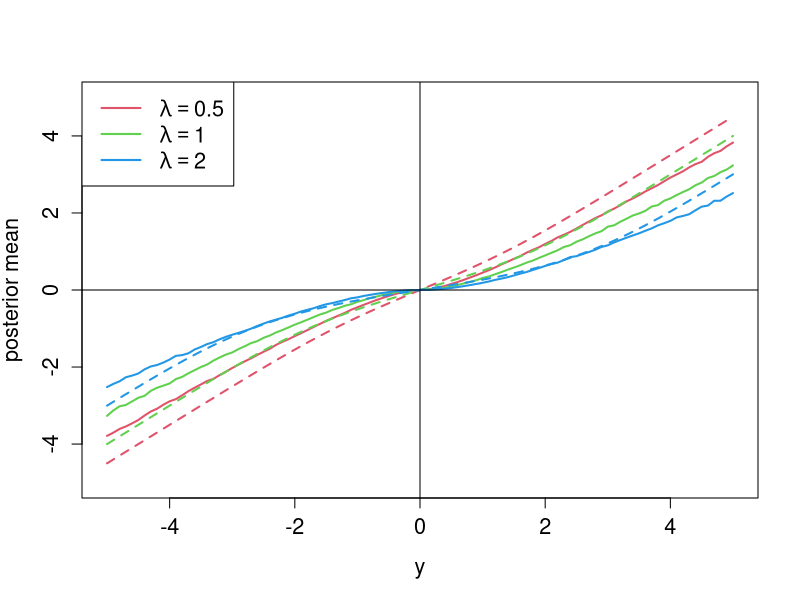

The R script that drew this image:
# Normal Means
# Setting: 1 parameter "theta" and 1 observation "y",
# y = theta + N(0,1)
# theta has a lasso prior

# exact WBB solution
WBB = function(w1,w2,y,lambda) (y - lambda*w2/w1*sign(y))*(lambda*w2/w1<abs(y))

# calculate "posterior mean" by WBB
post.mean = function(y,N,lambda)
{
  w1 = rexp(N)
  w2 = rexp(N)
  bootstrap = NULL 
  
  for(i in 1:N)
  {
    bootstrap[i] = WBB(w1[i],w2[i],y,lambda)
  }
  
  return(mean(bootstrap))
}

# plot posterior mean (WBB) vs. y. The actual posterior mean is 
lambda = c(0.5,1,2)
y = seq(-5,5,0.1)
post = matrix(0,nrow=length(lambda),ncol = length(y))
actual.mode = matrix(0,nrow=length(lambda),ncol = length(y))
actual.mean = matrix(0,nrow=length(lambda),ncol = length(y))

N = 10000 # bootstrap size
for(i in 1:length(lambda))
{
  for(j in 1:length(y)) 
  {
    post[i,j] = post.mean(y[j],N,lambda[i])
    actual.mode[i,j] = WBB(1,1,y[j],lambda[i])
    
    n = integrate(function(x) x*exp(-(y[j]-x)^2/2-lambda[i]*abs(x)), lower = -Inf,upper = Inf)$value
    d = integrate(function(x) exp(-(y[j]-x)^2/2-lambda[i]*abs(x)), lower = -Inf,upper = Inf)$value
    actual.mean[i,j] = n/d
  }
    
}

pdf( file="1-simple.pdf" )
plot(y,y,"n",ylab="posterior mean", cex.axis=1.3 , cex.lab=1.3)
for(i in 1:length(lambda))
{
  lines(y,post[i,],col=i+1,lwd=2)
  #lines(y,actual.mode[i,],col=i+1,lwd=2,lty=3)
  lines(y,actual.mean[i,],col=i+1,lwd=2,lty=2)
}
abline(h=0)
abline(v=0)
#legend("topleft",legend=c("lambda = 0.5","lambda = 1","lambda = 2"),
#       lwd=2,col=c(1:length(lambda)+1), cex=1.3)
legend("topleft",legend= c( expression(lambda== 0.5), expression(lambda==1), expression(lambda==2) ),
       lwd=2,col=c(1:length(lambda)+1), cex=1.3)

dev.off()
